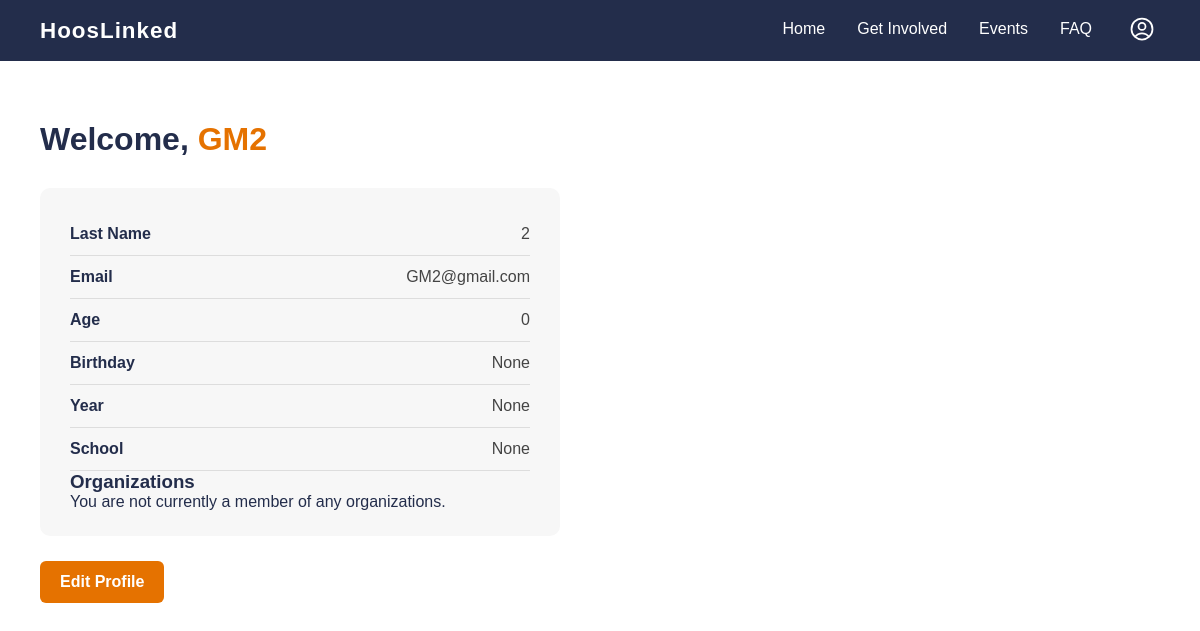
The page /profile/ (signed in) on the database as committed earlier.
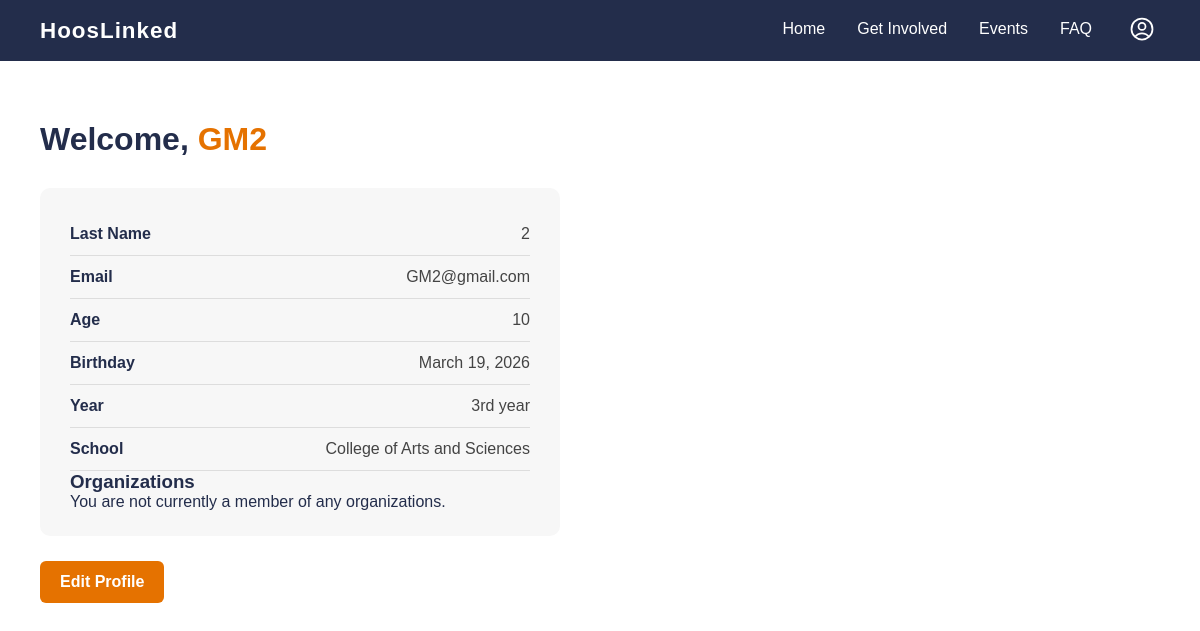
The same page on the database as committed later.
### main/models.py (models this page shows, shortened)
class User(AbstractUser):
    first_name = models.CharField(max_length=150)
    last_name = models.CharField(max_length=150)
    profile_slug = models.SlugField(unique=True, blank=True)
    YEAR_CHOICES = [
        ('1', '1st year'),
        ('2', '2nd year'),
        ('3', '3rd year'),
        ('4', '4th year'),]
    SCHOOL_CHOICES = [
        ('engineering', 'School of Engineering and Applied Science'),
        ('cas', 'College of Arts and Sciences'),
        ('commerce', 'McIntire School of Commerce'),
        ('architecture', 'School of Architecture'),
        ('education', 'School of Education and Human Development'),
        ('nursing', 'School of Nursing'),
        ('batten', 'Batten School of Leadership and Public Policy'),
    ]
    age = models.PositiveIntegerField(default=0)
    birthday = models.DateField(null=True, blank=True)
    year = models.CharField(max_length = 1, choices = YEAR_CHOICES, blank=True, null=True)
    school = models.CharField(max_length = 50, choices = SCHOOL_CHOICES, blank=True, null=True)

### main/views.py (the view)
# urls.py: path('profile/', views.profile_page, name='profile'),
def profile_page(request):
    memberships = request.user.memberships.select_related("club")
    if not request.user.is_authenticated:
        return redirect('home')
    return render(request, 'main/profile.html',{
        "memberships": memberships,
    })

### main/templates/main/profile.html (shortened to what this page needs)
<!DOCTYPE html>
<html lang="en">
<head>
</head>
<body>
<nav>
<span class="logo">HoosLinked</span>
<ul>
<li><a href="{% url 'home' %}">Home</a></li>
<li><a href="{% url 'get_involved' %}">Get Involved</a></li>
<li><a href="{% url 'events' %}">Events</a></li>
<li><a href="#">FAQ</a></li>
<li class="nav-icon" id="navIcon">
<button class="icon-btn" onclick="toggleNav()">
</button>
</li>
</ul>
</nav>
<div class="welcome">
<h1>Welcome, <span>{{ user.first_name|upper }}</span></h1>
<div class="profile-card">
<div class="profile-row">
<span class="profile-label">Last Name</span>
<span class="profile-value">{{ user.last_name }}</span>
</div>
<div class="profile-row">
<span class="profile-label">Email</span>
<span class="profile-value">{{ user.email }}</span>
</div>
<div class="profile-row">
<span class="profile-label">Age</span>
<span class="profile-value">{{ user.age }}</span>
</div>
<div class="profile-row">
<span class="profile-label">Birthday</span>
<span class="profile-value">{{ user.birthday }}</span>
</div>
<div class="profile-row">
<span class="profile-label">Year</span>
<span class="profile-value">{{ user.get_year_display }}</span>
</div>
<div class="profile-row">
<span class="profile-label">School</span>
<span class="profile-value">{{ user.get_school_display }}</span>
</div>
<div>
    <h3>Organizations</h3>
    {% if memberships %}
        {% for membership in memberships %}
        <div>
            <span><strong>{{ membership.club.name }}</strong></span> :
            {% if membership.role == "executive" %}
                Executive Member
            {% else %}
                General Member
            {% endif %}
        </span>
        </div>
        {% endfor %}
    {% else %}
        <div>
            You are not currently a member of any organizations.
        </div>
    {% endif %}
</div>
</div>
<a href="{% url 'create_profile' %}" class="edit-btn">Edit Profile</a>
</div>
</body>
</html>

Rows that differ between the two databases and show on the page:
changed User "GM2": age "0" → "10"; birthday "None" → "March 19, 2026"; year "None" → "3rd year"; school "None" → "College of Arts and Sciences"
